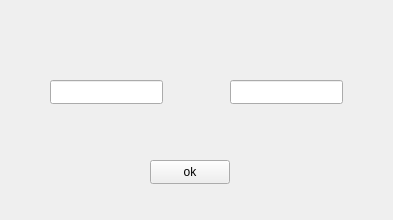
<?xml version="1.0" encoding="UTF-8"?>
<ui version="4.0">
 <class>changealf</class>
 <widget class="QWidget" name="changealf">
  <property name="geometry">
   <rect>
    <x>0</x>
    <y>0</y>
    <width>393</width>
    <height>220</height>
   </rect>
  </property>
  <property name="windowTitle">
   <string>Form</string>
  </property>
  <widget class="QPushButton" name="pushButton">
   <property name="geometry">
    <rect>
     <x>150</x>
     <y>160</y>
     <width>80</width>
     <height>24</height>
    </rect>
   </property>
   <property name="text">
    <string>ok</string>
   </property>
  </widget>
  <widget class="QLineEdit" name="lineEdit">
   <property name="geometry">
    <rect>
     <x>50</x>
     <y>80</y>
     <width>113</width>
     <height>24</height>
    </rect>
   </property>
  </widget>
  <widget class="QLineEdit" name="lineEdit_2">
   <property name="geometry">
    <rect>
     <x>230</x>
     <y>80</y>
     <width>113</width>
     <height>24</height>
    </rect>
   </property>
  </widget>
 </widget>
 <resources/>
 <connections/>
</ui>
